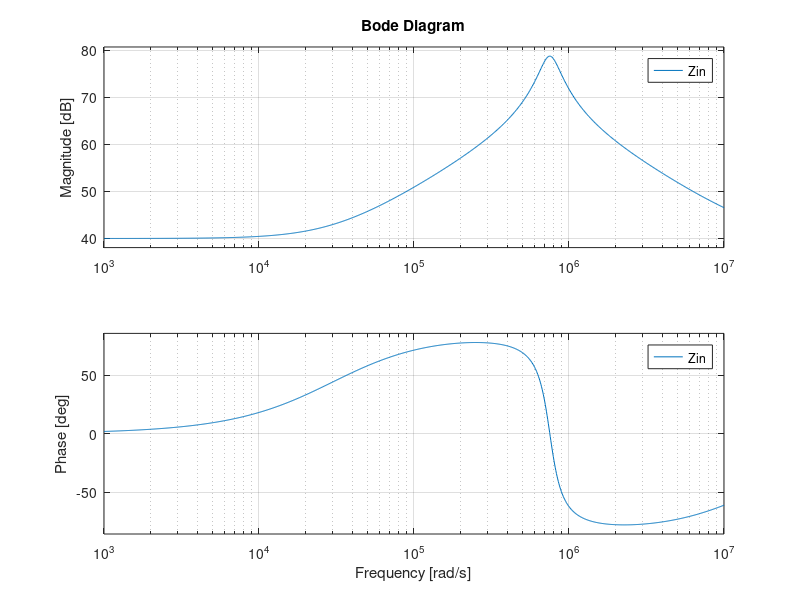

Source code (MATLAB):
clear;
clc;
s= tf('s');
Rg = 100;
Zg = 10000;
Cg = 3.3e-9;
Vin = 1;
BWP = 3e6 * 2 * pi ;
K = 1 / (1 +(s/BWP)); 
Vmas=Vin * ( Zg /(Zg+ (1/(s*Cg))));
Vmenos= K*(Vmas) ;
Iin = (Vmas / Zg) + (Vin - Vmenos)/Rg;
Zin = Vin/(Iin);
bode(Zin,{1e3,1e7})